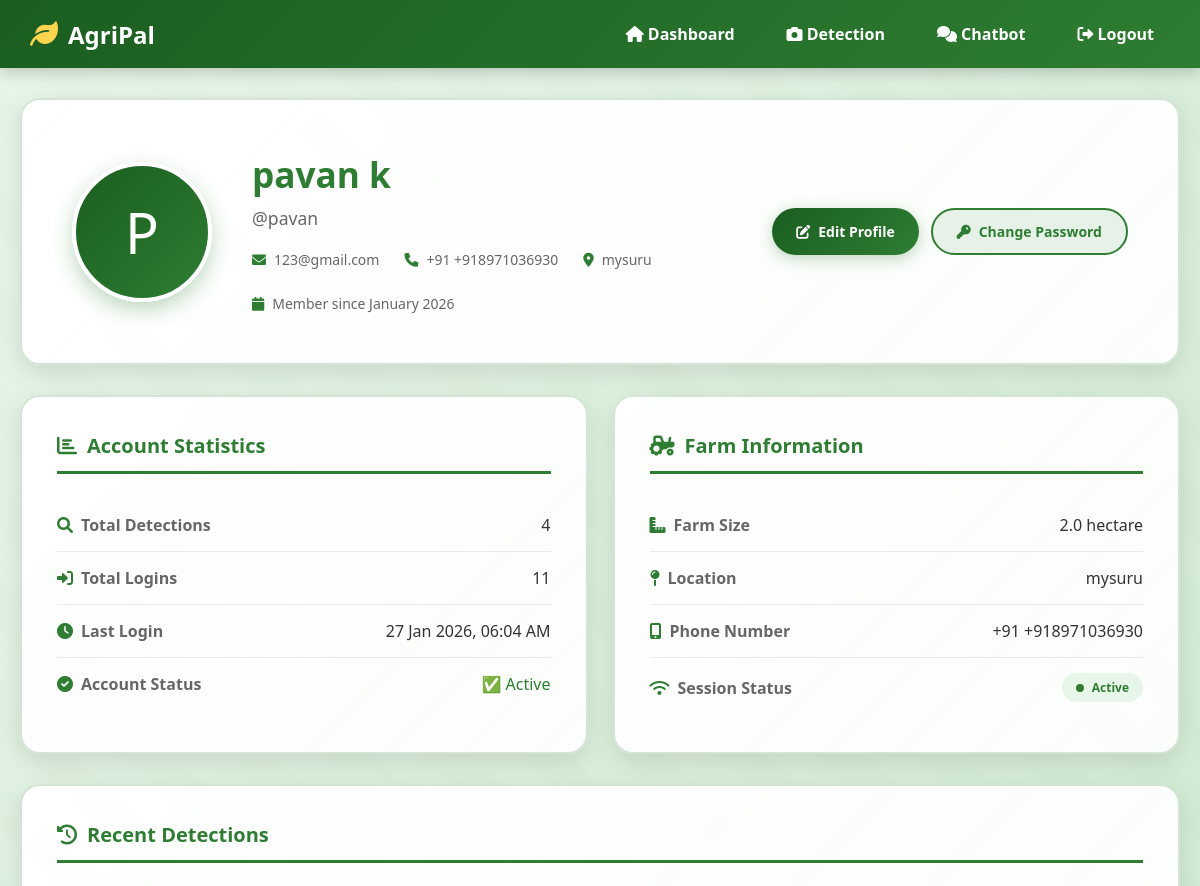
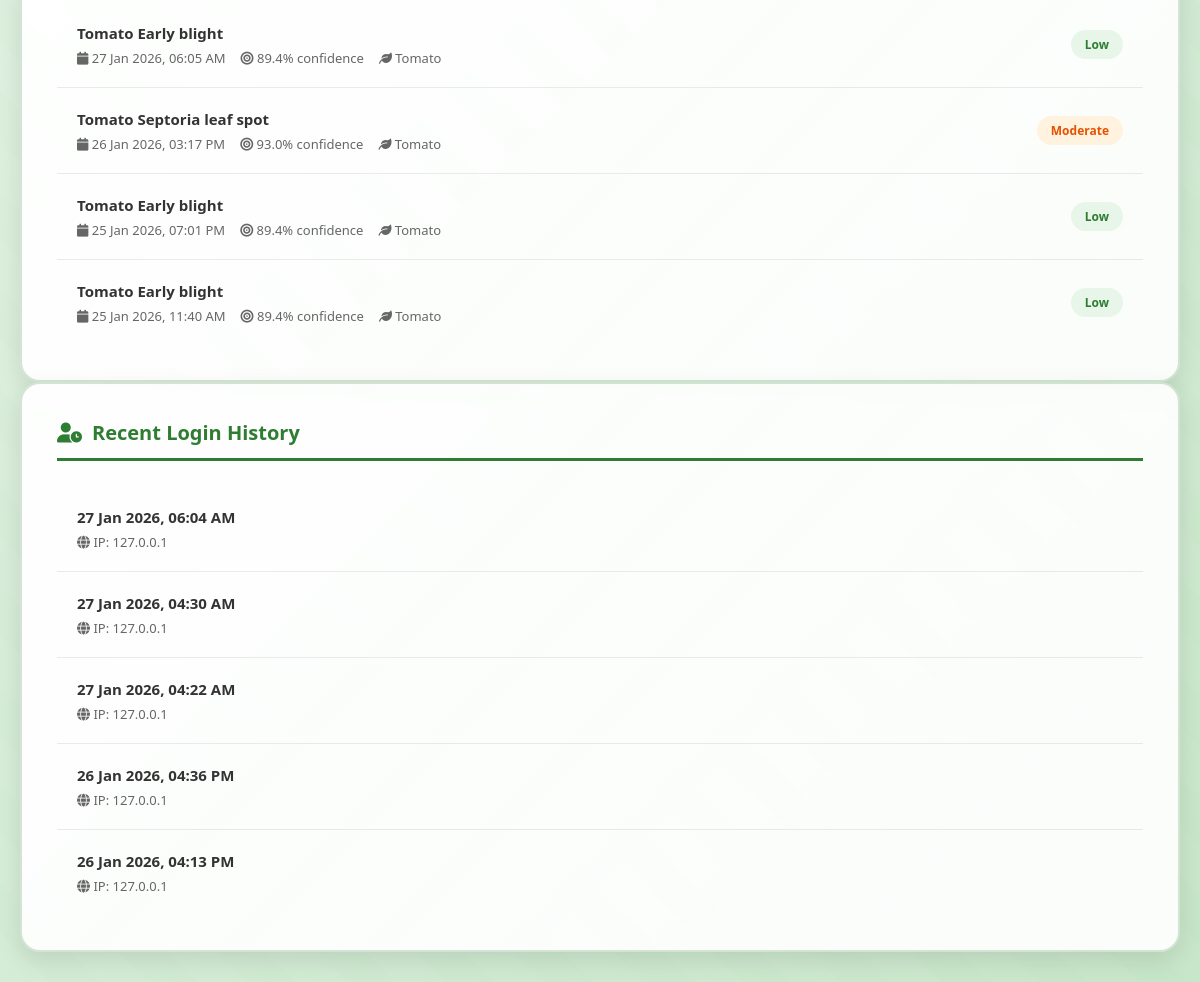
Page /auth/profile (signed in) on the committed database (2 pictures, top to bottom).
### model.py (models this page shows, shortened)
class User(UserMixin, db.Model):
    __tablename__ = 'users'
    id = db.Column(db.Integer, primary_key=True)
    username = db.Column(db.String(80), unique=True, nullable=False, index=True)
    email = db.Column(db.String(120), unique=True, nullable=False, index=True)
    password_hash = db.Column(db.String(256), nullable=False)
    full_name = db.Column(db.String(120))
    phone = db.Column(db.String(20))
    location = db.Column(db.String(200))
    farm_size = db.Column(db.Float)
    farm_size_unit = db.Column(db.String(20), default='hectare')
    created_at = db.Column(db.DateTime, default=datetime.utcnow)
    last_login = db.Column(db.DateTime)
    is_active = db.Column(db.Boolean, default=True)
    login_count = db.Column(db.Integer, default=0)
    login_history = db.relationship('LoginHistory', backref='user', lazy='dynamic', cascade='all, delete-orphan')
    disease_detections = db.relationship('DiseaseDetection', backref='user', lazy='dynamic', cascade='all, delete-orphan')

class DiseaseDetection(db.Model):
    __tablename__ = 'disease_detections'
    id = db.Column(db.Integer, primary_key=True)
    user_id = db.Column(db.Integer, db.ForeignKey('users.id'), nullable=False)
    detected_disease = db.Column(db.String(200), nullable=False)
    confidence = db.Column(db.Float)
    severity = db.Column(db.String(50))
    plant_type = db.Column(db.String(100))
    image_filename = db.Column(db.String(256))
    gradcam_filename = db.Column(db.String(256))
    farm_area = db.Column(db.Float)
    farm_area_unit = db.Column(db.String(20))
    farm_location = db.Column(db.String(200))
    total_leaves_analyzed = db.Column(db.Integer)
    unique_diseases_count = db.Column(db.Integer)
    is_multi_disease = db.Column(db.Boolean, default=False)
    treatment_type = db.Column(db.String(50))  # 'chemical', 'organic', or 'both'
    chemical_dosage = db.Column(db.Float)
    organic_dosage = db.Column(db.Float)
    detection_time = db.Column(db.DateTime, default=datetime.utcnow)
    notes = db.Column(db.Text)

class LoginHistory(db.Model):
    __tablename__ = 'login_history'
    id = db.Column(db.Integer, primary_key=True)
    user_id = db.Column(db.Integer, db.ForeignKey('users.id'), nullable=False)
    login_time = db.Column(db.DateTime, default=datetime.utcnow)
    ip_address = db.Column(db.String(45))
    user_agent = db.Column(db.String(256))
    location = db.Column(db.String(200))

### routes/auth.py (the view)
@auth_bp.route('/profile')
@login_required
def profile():
    total_detections = DiseaseDetection.query.filter_by(user_id=current_user.id).count()
    recent_detections = DiseaseDetection.query.filter_by(user_id=current_user.id)\
        .order_by(DiseaseDetection.detection_time.desc()).limit(10).all()
    recent_logins = LoginHistory.query.filter_by(user_id=current_user.id)\
        .order_by(LoginHistory.login_time.desc()).limit(5).all()
    session_info = {
        'session_start': session.get('session_start'),
        'server_start': session.get('server_start'),
        'is_valid': 'session_start' in session
    }
    return render_template('auth/profile.html',
        total_detections=total_detections,
        recent_detections=recent_detections,
        recent_logins=recent_logins,
        session_info=session_info
    )

### app.py (called while the page is built, shortened)
@login_manager.user_loader
def load_user(user_id):
    return User.query.get(int(user_id))

@app.before_request
def validate_session():
    if request.endpoint and (
        request.endpoint.startswith('static') or
        request.endpoint.startswith('auth.') or
        request.endpoint == 'index' or
        request.endpoint == 'health_check' or
        request.endpoint == 'api_info'
    ):
        return

### templates/auth/profile.html (shortened to what this page needs)
<!DOCTYPE html>
<html lang="en">
<head>
    <link href="https://cdnjs.cloudflare.com/ajax/libs/font-awesome/6.0.0-beta3/css/all.min.css" rel="stylesheet">
</head>
<body>
    <div class="background-layer"></div>
    <div class="background-pattern"></div>
    <div class="content-wrapper">
        <nav class="navbar">
            <a href="{{ url_for('dashboard') }}" class="navbar-brand">
                <i class="fas fa-leaf"></i> AgriPal
            </a>
            <div class="navbar-links">
                <a href="{{ url_for('dashboard') }}"><i class="fas fa-home"></i> Dashboard</a>
                <a href="{{ url_for('detection_tool') }}"><i class="fas fa-camera"></i> Detection</a>
                <a href="{{ url_for('chatbot_page') }}"><i class="fas fa-comments"></i> Chatbot</a>
                <a href="{{ url_for('auth.logout') }}"><i class="fas fa-sign-out-alt"></i> Logout</a>
            </div>
        </nav>
        <div class="container">
            <div class="profile-header">
                <div class="profile-avatar">
                    {{ current_user.full_name[0].upper() if current_user.full_name else current_user.username[0].upper() }}
                </div>
                <div class="profile-info">
                    <h1>{{ current_user.full_name or current_user.username }}</h1>
                    <p style="color: #666; font-size: 1.1rem;">@{{ current_user.username }}</p>
                    <div class="profile-meta">
                        <span><i class="fas fa-envelope"></i> {{ current_user.email }}</span>
                        {% if current_user.phone %}
                        <span><i class="fas fa-phone"></i> +91 {{ current_user.phone }}</span>
                        {% endif %}
                        {% if current_user.location %}
                        <span><i class="fas fa-map-marker-alt"></i> {{ current_user.location }}</span>
                        {% endif %}
                        <span><i class="fas fa-calendar"></i> Member since {{ current_user.created_at.strftime('%B %Y') }}</span>
                    </div>
                </div>
                <div class="profile-actions">
                    <a href="{{ url_for('auth.edit_profile') }}" class="btn btn-primary">
                        <i class="fas fa-edit"></i> Edit Profile
                    </a>
                    <a href="{{ url_for('auth.change_password') }}" class="btn btn-secondary">
                        <i class="fas fa-key"></i> Change Password
                    </a>
                </div>
            </div>
            <div class="profile-grid">
                <div class="profile-card">
                    <h2 class="card-title">
                        <i class="fas fa-chart-bar"></i> Account Statistics
                    </h2>
                    <div class="info-row">
                        <span class="info-label"><i class="fas fa-search"></i> Total Detections</span>
                        <span class="info-value">{{ total_detections }}</span>
                    </div>
                    <div class="info-row">
                        <span class="info-label"><i class="fas fa-sign-in-alt"></i> Total Logins</span>
                        <span class="info-value">{{ current_user.login_count }}</span>
                    </div>
                    <div class="info-row">
                        <span class="info-label"><i class="fas fa-clock"></i> Last Login</span>
                        <span class="info-value">
                            {% if current_user.last_login %}
                                {{ current_user.last_login.strftime('%d %b %Y, %I:%M %p') }}
                            {% else %}
                                First login
                            {% endif %}
                        </span>
                    </div>
                    <div class="info-row">
                        <span class="info-label"><i class="fas fa-check-circle"></i> Account Status</span>
                        <span class="info-value">
                            {% if current_user.is_active %}
                                <span style="color: #2e7d32;">✅ Active</span>
                            {% else %}
                                <span style="color: #c62828;">❌ Inactive</span>
                            {% endif %}
                        </span>
                    </div>
                </div>
                <div class="profile-card">
                    <h2 class="card-title">
                        <i class="fas fa-tractor"></i> Farm Information
                    </h2>
                    <div class="info-row">
                        <span class="info-label"><i class="fas fa-ruler-combined"></i> Farm Size</span>
                        <span class="info-value">
                            {% if current_user.farm_size %}
                                {{ current_user.farm_size }} {{ current_user.farm_size_unit }}
                            {% else %}
                                Not set
                            {% endif %}
                        </span>
                    </div>
                    <div class="info-row">
                        <span class="info-label"><i class="fas fa-map-pin"></i> Location</span>
                        <span class="info-value">{{ current_user.location or 'Not set' }}</span>
                    </div>
                    <div class="info-row">
                        <span class="info-label"><i class="fas fa-mobile-alt"></i> Phone Number</span>
                        <span class="info-value">
                            {% if current_user.phone %}
                                +91 {{ current_user.phone }}
                            {% else %}
                                Not set
                            {% endif %}
                        </span>
                    </div>
                    <div class="info-row">
                        <span class="info-label"><i class="fas fa-wifi"></i> Session Status</span>
                        <span class="info-value">
                            {% if session_info.is_valid %}
                                <span class="session-status session-active">
                                    <span class="session-indicator"></span>
                                    Active
                                </span>
                            {% else %}
                                <span class="session-status session-invalid">
                                    <span class="session-indicator"></span>
                                    Invalid
                                </span>
                            {% endif %}
                        </span>
                    </div>
                </div>
            </div>
            <div class="profile-card" style="animation-delay: 0.3s;">
                <h2 class="card-title">
                    <i class="fas fa-history"></i> Recent Detections
                </h2>
                {% if recent_detections %}
                    <ul class="activity-list">
                        {% for detection in recent_detections %}
                        <li class="activity-item">
                            <div class="activity-info">
                                <strong>{{ detection.detected_disease.replace('_', ' ') }}</strong>
                                <div class="activity-time">
                                    <span><i class="fas fa-calendar"></i> {{ detection.detection_time.strftime('%d %b %Y, %I:%M %p') }}</span>
                                    <span><i class="fas fa-bullseye"></i> {{ "%.1f"|format(detection.confidence) }}% confidence</span>
                                    {% if detection.plant_type %}
                                    <span><i class="fas fa-leaf"></i> {{ detection.plant_type }}</span>
                                    {% endif %}
                                </div>
                            </div>
                            <span class="badge badge-{{ detection.severity.lower() if detection.severity else 'low' }}">
                                {{ detection.severity or 'Unknown' }}
                            </span>
                        </li>
                        {% endfor %}
                    </ul>
                {% else %}
                    <div class="empty-state">
                        <i class="fas fa-seedling"></i>
                        <p style="font-size: 1.1rem;">No detections yet. Start by uploading a plant image!</p>
                    </div>
                {% endif %}
            </div>
            <div class="profile-card" style="animation-delay: 0.4s;">
                <h2 class="card-title">
                    <i class="fas fa-user-clock"></i> Recent Login History
                </h2>
                {% if recent_logins %}
                    <ul class="activity-list">
                        {% for login in recent_logins %}
                        <li class="activity-item">
                            <div class="activity-info">
                                <strong>{{ login.login_time.strftime('%d %b %Y, %I:%M %p') }}</strong>
                                <div class="activity-time">
                                    <span><i class="fas fa-globe"></i> IP: {{ login.ip_address }}</span>
                                </div>
                            </div>
                        </li>
                        {% endfor %}
                    </ul>
                {% else %}
                    <div class="empty-state">
                        <i class="fas fa-history"></i>
                        <p style="font-size: 1.1rem;">No login history available.</p>
                    </div>
                {% endif %}
            </div>
        </div>
    </div>
</body>
</html>

### rows in the picture
User: full_name "P", full_name "pavan k", username "pavan", email "123@gmail.com", phone "+918971036930", location "mysuru", created_at "January 2026", login_count "11", last_login "27 Jan 2026, 06:04 AM", farm_size "2.0", farm_size_unit "hectare"
DiseaseDetection: detected_disease.replace "Tomato Early blight", detection_time "27 Jan 2026, 06:05 AM", confidence "89.4", plant_type "Tomato", severity "Low"
DiseaseDetection: detected_disease.replace "Tomato Septoria leaf spot", detection_time "26 Jan 2026, 03:17 PM", confidence "93.0", plant_type "Tomato", severity "Moderate"
DiseaseDetection: detected_disease.replace "Tomato Early blight", detection_time "25 Jan 2026, 07:01 PM", confidence "89.4", plant_type "Tomato", severity "Low"
DiseaseDetection: detected_disease.replace "Tomato Early blight", detection_time "25 Jan 2026, 11:40 AM", confidence "89.4", plant_type "Tomato", severity "Low"
LoginHistory: login_time "27 Jan 2026, 06:04 AM", ip_address "127.0.0.1"
LoginHistory: login_time "27 Jan 2026, 04:30 AM", ip_address "127.0.0.1"
LoginHistory: login_time "27 Jan 2026, 04:22 AM", ip_address "127.0.0.1"
LoginHistory: login_time "26 Jan 2026, 04:36 PM", ip_address "127.0.0.1"
LoginHistory: login_time "26 Jan 2026, 04:13 PM", ip_address "127.0.0.1"

### other values in the picture
{{ total_detections }} "4"
